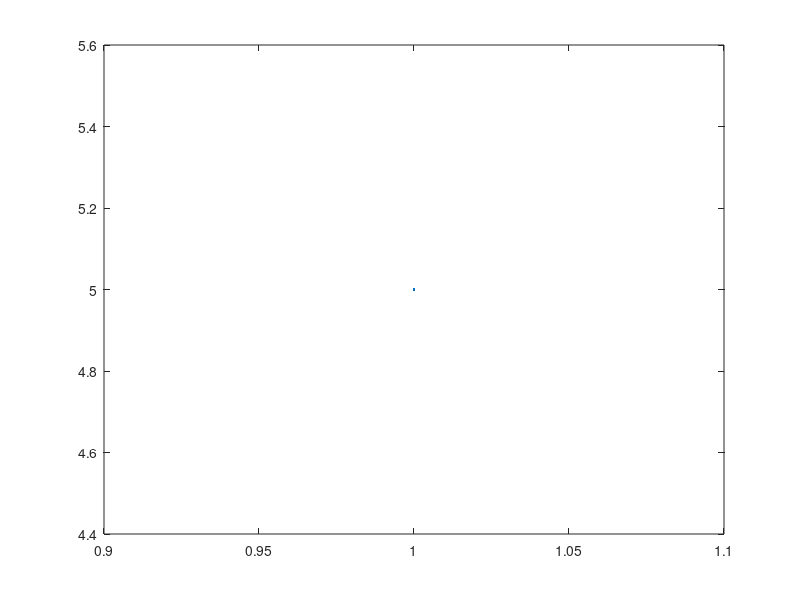

This figure's MATLAB source:
clc;
clear;
close all;
xn = input("D D M M");
N = length(xn);
for k=0:N-1
    xk = 0;
    for n=0:N-1
        xk = xk + xn(n+1)*exp(-2*pi*n*k*i/N);
    end
    Xk(k+1,1) = xk;
end
Xk
plot(Xk)